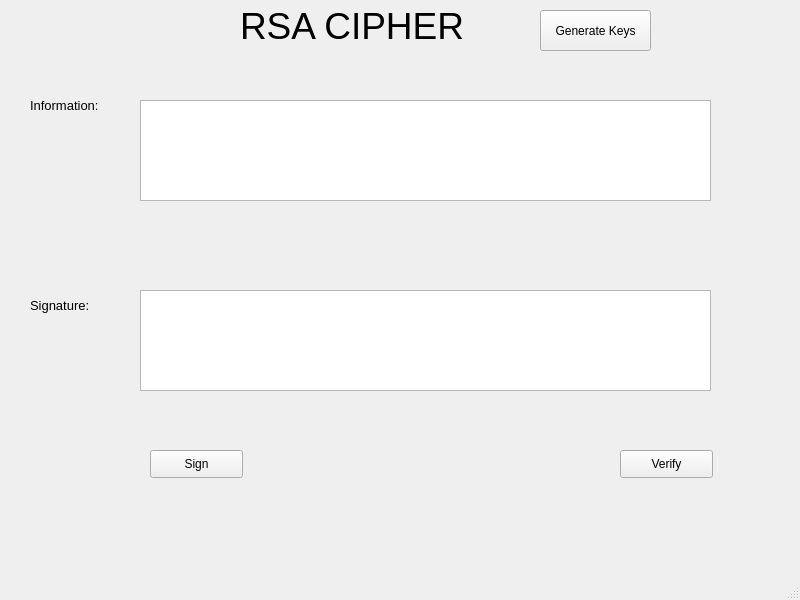
<?xml version="1.0" encoding="UTF-8"?>
<ui version="4.0">
 <class>MainWindow</class>
 <widget class="QMainWindow" name="MainWindow">
  <property name="geometry">
   <rect>
    <x>0</x>
    <y>0</y>
    <width>800</width>
    <height>600</height>
   </rect>
  </property>
  <property name="windowTitle">
   <string>MainWindow</string>
  </property>
  <widget class="QWidget" name="centralwidget">
   <widget class="QPushButton" name="btn_sign">
    <property name="geometry">
     <rect>
      <x>150</x>
      <y>450</y>
      <width>93</width>
      <height>28</height>
     </rect>
    </property>
    <property name="text">
     <string>Sign</string>
    </property>
   </widget>
   <widget class="QPushButton" name="btn_verify">
    <property name="geometry">
     <rect>
      <x>620</x>
      <y>450</y>
      <width>93</width>
      <height>28</height>
     </rect>
    </property>
    <property name="text">
     <string>Verify</string>
    </property>
   </widget>
   <widget class="QTextEdit" name="txt_sign">
    <property name="geometry">
     <rect>
      <x>140</x>
      <y>290</y>
      <width>571</width>
      <height>101</height>
     </rect>
    </property>
   </widget>
   <widget class="QLabel" name="label">
    <property name="geometry">
     <rect>
      <x>240</x>
      <y>-10</y>
      <width>351</width>
      <height>71</height>
     </rect>
    </property>
    <property name="font">
     <font>
      <pointsize>28</pointsize>
     </font>
    </property>
    <property name="text">
     <string>RSA CIPHER</string>
    </property>
   </widget>
   <widget class="QLabel" name="label_5">
    <property name="geometry">
     <rect>
      <x>30</x>
      <y>290</y>
      <width>101</width>
      <height>31</height>
     </rect>
    </property>
    <property name="font">
     <font>
      <pointsize>10</pointsize>
     </font>
    </property>
    <property name="text">
     <string>Signature:</string>
    </property>
   </widget>
   <widget class="QTextEdit" name="txt_info">
    <property name="geometry">
     <rect>
      <x>140</x>
      <y>100</y>
      <width>571</width>
      <height>101</height>
     </rect>
    </property>
   </widget>
   <widget class="QLabel" name="label_4">
    <property name="geometry">
     <rect>
      <x>30</x>
      <y>90</y>
      <width>101</width>
      <height>31</height>
     </rect>
    </property>
    <property name="font">
     <font>
      <pointsize>10</pointsize>
     </font>
    </property>
    <property name="text">
     <string>Information:</string>
    </property>
   </widget>
   <widget class="QPushButton" name="btn_gen_keys">
    <property name="geometry">
     <rect>
      <x>540</x>
      <y>10</y>
      <width>111</width>
      <height>41</height>
     </rect>
    </property>
    <property name="text">
     <string>Generate Keys</string>
    </property>
   </widget>
  </widget>
  <widget class="QMenuBar" name="menubar">
   <property name="geometry">
    <rect>
     <x>0</x>
     <y>0</y>
     <width>800</width>
     <height>26</height>
    </rect>
   </property>
  </widget>
  <widget class="QStatusBar" name="statusbar"/>
 </widget>
 <resources/>
 <connections/>
</ui>
